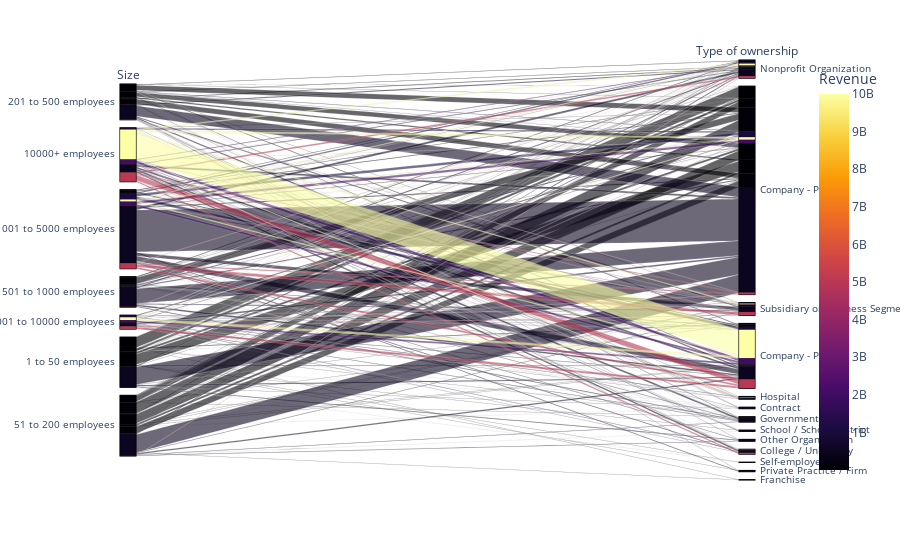

The notebook cell this image was saved under:
### Markdown cell above
### Sankey Diagram for contribution of Size to Ownership

### Code cell
import plotly.express as px
fig = px.parallel_categories(df,dimensions=['Size', 'Type of ownership'],color='Revenue',color_continuous_scale=px.colors.sequential.Inferno)
fig.show()

### Figure 1 — Plotly figure (JSON) as saved in the notebook; plotly's stock layout.template omitted (floating-point values rounded to 4 significant figures; data arrays with more than 128 entries replaced by an {"elided": "..."} marker saying what was removed)
{"data": [{"dimensions": [{"label": "Size", "values": {"elided": "2252 str values"}}, {"label": "Type of ownership", "values": {"elided": "2252 str values"}}], "domain": {"x": [0, 1], "y": [0, 1]}, "line": {"color": {"elided": "2252 int values"}, "coloraxis": "coloraxis"}, "name": "", "type": "parcats"}], "layout": {"coloraxis": {"colorbar": {"title": {"text": "Revenue"}}, "colorscale": [[0, "#000004"], [0.1111, "#1b0c41"], [0.2222, "#4a0c6b"], [0.3333, "#781c6d"], [0.4444, "#a52c60"], [0.5556, "#cf4446"], [0.6667, "#ed6925"], [0.7778, "#fb9b06"], [0.8889, "#f7d13d"], [1, "#fcffa4"]]}, "legend": {"tracegroupgap": 0}, "margin": {"t": 60}}}
